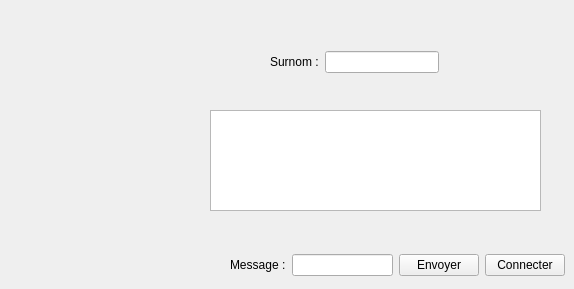
      <widget class="QWidget" name="tab_25">
       <attribute name="title">
        <string>Chat</string>
       </attribute>
       <widget class="QTextEdit" name="textEdit_3">
        <property name="geometry">
         <rect>
          <x>210</x>
          <y>110</y>
          <width>331</width>
          <height>101</height>
         </rect>
        </property>
       </widget>
       <widget class="QWidget" name="layoutWidget">
        <property name="geometry">
         <rect>
          <x>270</x>
          <y>50</y>
          <width>169</width>
          <height>24</height>
         </rect>
        </property>
        <layout class="QHBoxLayout" name="horizontalLayout_6">
         <item>
          <widget class="QLabel" name="label_78">
           <property name="text">
            <string>Surnom :</string>
           </property>
          </widget>
         </item>
         <item>
          <widget class="QLineEdit" name="surnom_3"/>
         </item>
        </layout>
       </widget>
       <widget class="QWidget" name="layoutWidget">
        <property name="geometry">
         <rect>
          <x>230</x>
          <y>250</y>
          <width>335</width>
          <height>30</height>
         </rect>
        </property>
        <layout class="QHBoxLayout" name="horizontalLayout_7">
         <item>
          <widget class="QLabel" name="label_79">
           <property name="text">
            <string>Message :</string>
           </property>
          </widget>
         </item>
         <item>
          <widget class="QLineEdit" name="message_chat_3"/>
         </item>
         <item>
          <widget class="QPushButton" name="envoyer_chat_3">
           <property name="text">
            <string>Envoyer</string>
           </property>
          </widget>
         </item>
         <item>
          <widget class="QPushButton" name="connecter_chat_3">
           <property name="text">
            <string>Connecter</string>
           </property>
          </widget>
         </item>
        </layout>
       </widget>
      </widget>
